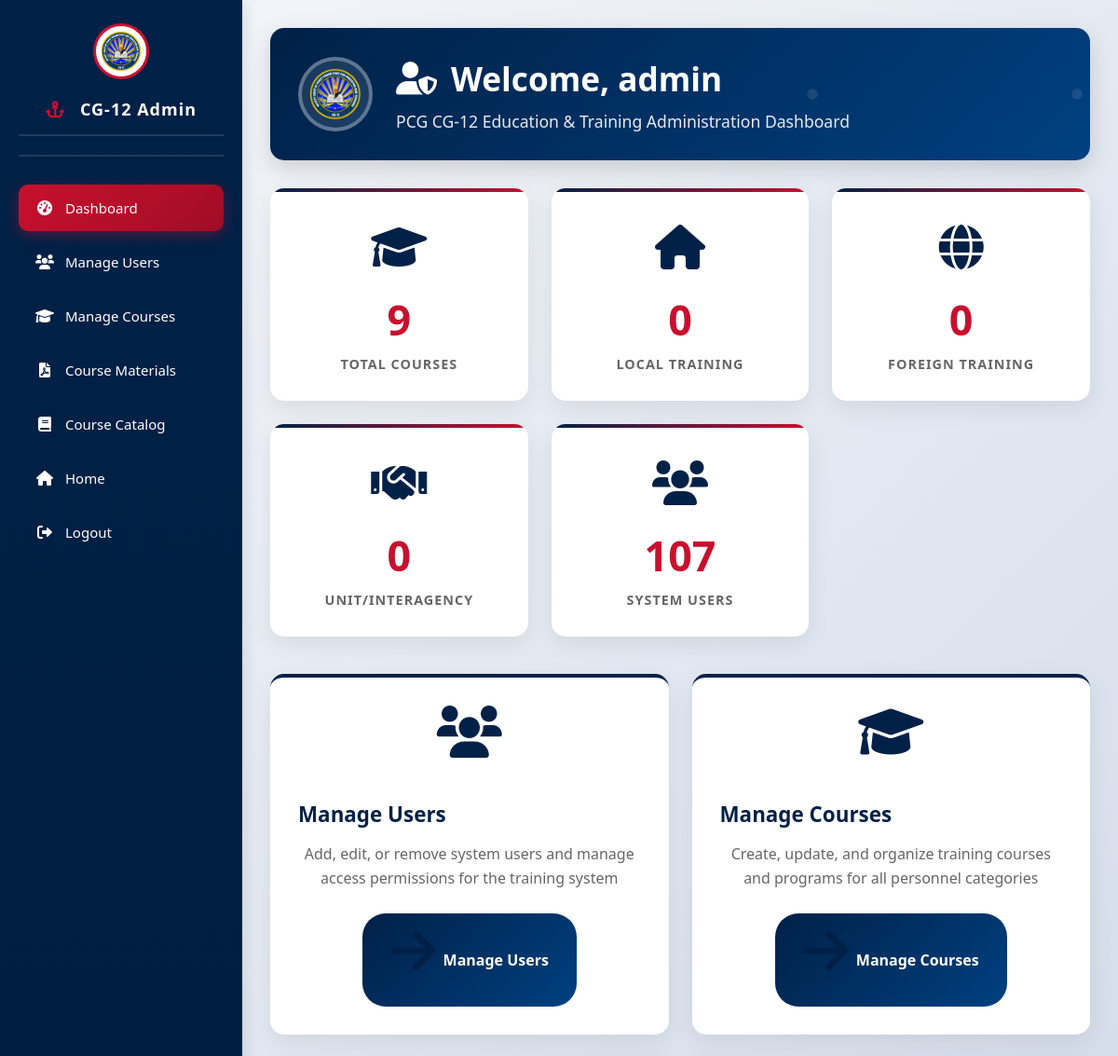
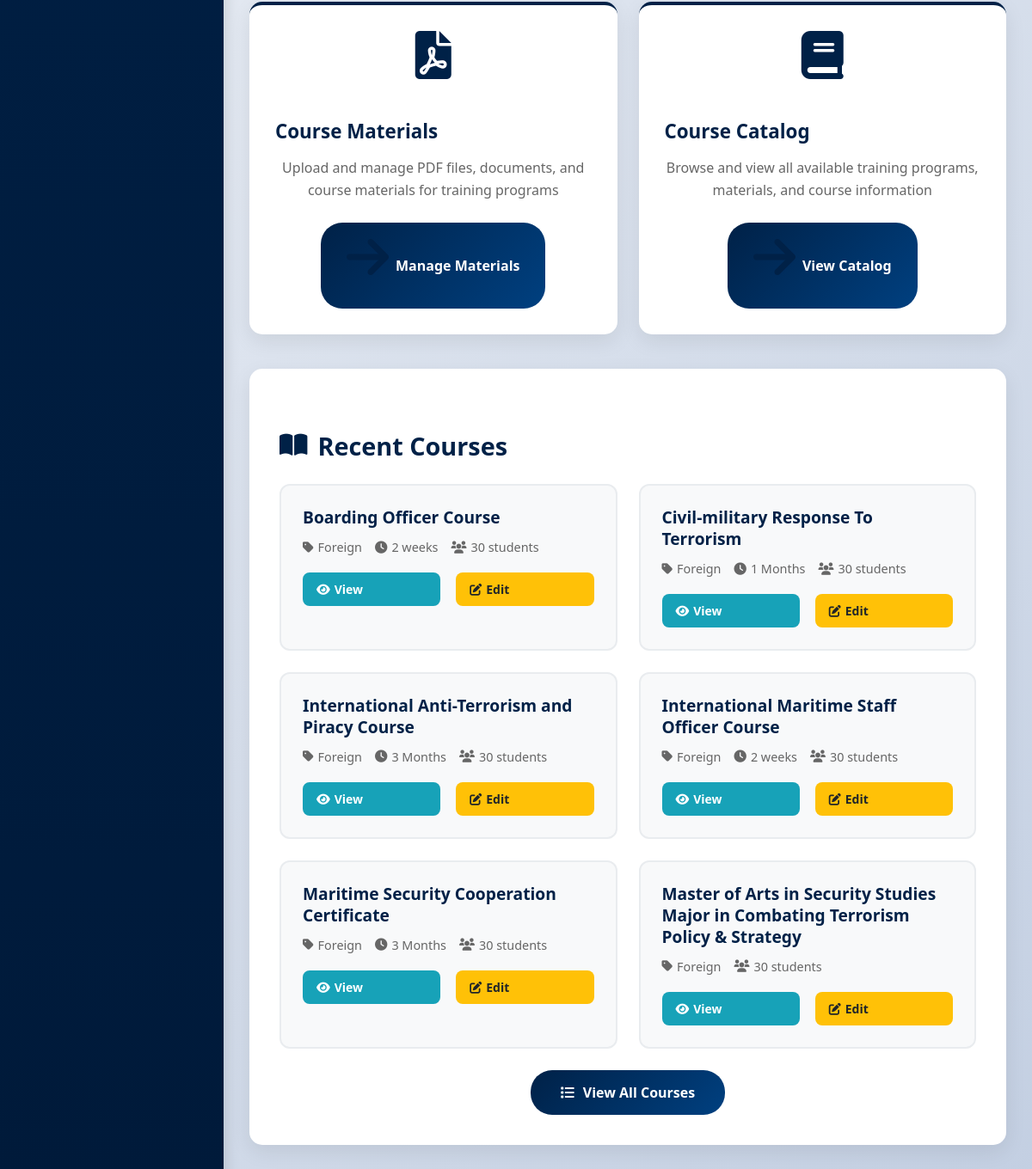
Screenshot of /admin-dashboard-with-logo.php (signed in) with the database file from the repository (2 pictures, top to bottom).
### tables this page shows
CREATE TABLE `courses` (
  `id` int(11) NOT NULL,
  `course_name` varchar(255) NOT NULL,
  `course_code` varchar(50) DEFAULT NULL,
  `training_type` enum('Local','Foreign','Unit') NOT NULL DEFAULT 'Local',
  `category` varchar(100) DEFAULT NULL,
  `subcategory` varchar(100) DEFAULT NULL,
  `target_audience` enum('Officer','Non-Officer','Both') NOT NULL DEFAULT 'Both',
  `course_level` enum('Basic','Intermediate','Advanced','Senior') DEFAULT 'Basic',
  `description` text DEFAULT NULL,
  `duration` varchar(100) DEFAULT NULL,
  `capacity` int(11) DEFAULT 30,
  `prerequisites` text DEFAULT NULL,
  `learning_objectives` text DEFAULT NULL,
  `course_outline` text DEFAULT NULL,
  `file_attachment` varchar(255) DEFAULT NULL,
  `status` enum('Active','Inactive','Pending') DEFAULT 'Active',
  `completion_status` enum('In Progress','Completed','Cancelled') DEFAULT NULL,
  `start_date` date DEFAULT NULL,
  `end_date` date DEFAULT NULL,
  `pass_date` date DEFAULT NULL,
  `instructor` varchar(255) DEFAULT NULL,
  `created_at` timestamp NOT NULL DEFAULT current_timestamp(),
  `updated_at` timestamp NOT NULL DEFAULT current_timestamp() ON UPDATE current_timestamp()
);

### admin-dashboard-with-logo.php (the view, shortened to what this page needs)
<?php
include 'db.php';
$check_columns = $conn->query("SHOW COLUMNS FROM courses LIKE 'training_type'");
$has_new_structure = $check_columns && $check_columns->num_rows > 0;
if ($has_new_structure) {
    $courses_query = "SELECT * FROM courses WHERE status = 'Active' ORDER BY training_type, course_name LIMIT 6";
} else {
    $courses_query = "SELECT * FROM courses ORDER BY course_name LIMIT 6";
}
$courses_result = $conn->query($courses_query);
if ($has_new_structure) {
    $stats_query = "SELECT
        COUNT(*) as total_courses,
        SUM(CASE WHEN training_type = 'Local Training' THEN 1 ELSE 0 END) as local_courses,
        SUM(CASE WHEN training_type = 'Foreign Training' THEN 1 ELSE 0 END) as foreign_courses,
        SUM(CASE WHEN training_type = 'Unit / Interagency Training' THEN 1 ELSE 0 END) as unit_courses
        FROM courses WHERE status = 'Active'";
} else {
    $stats_query = "SELECT COUNT(*) as total_courses, 0 as local_courses, 0 as foreign_courses, 0 as unit_courses FROM courses";
}
$stats_result = $conn->query($stats_query);
$stats = $stats_result ? $stats_result->fetch_assoc() : ['total_courses' => 0, 'local_courses' => 0, 'foreign_courses' => 0, 'unit_courses' => 0];
$users_check = $conn->query("SHOW TABLES LIKE 'users'");
$has_users_table = $users_check && $users_check->num_rows > 0;
if ($has_users_table) {
    $users_count_result = $conn->query("SELECT COUNT(*) as total FROM users");
    $users_count = $users_count_result ? $users_count_result->fetch_assoc()['total'] : 0;
} else {
    $users_count = 1;
}
?>
<!DOCTYPE html>
<html lang="en">
<head>
  <link rel="stylesheet" href="admin-style-enhanced.css">
  <link rel="stylesheet" href="https://cdnjs.cloudflare.com/ajax/libs/font-awesome/6.0.0/css/all.min.css">
</head>
<body>
  <div class="sidebar">
    <div class="sidebar-header">
      <img src="pcg_logo.png" alt="PCG Logo" class="sidebar-logo" />
      <h2><i class="fas fa-anchor"></i> CG-12 Admin</h2>
    </div>
    <ul>
      <li><a href="admin-dashboard-with-logo.php" class="active"><i class="fas fa-tachometer-alt"></i> Dashboard</a></li>
      <li><a href="manage-users.html"><i class="fas fa-users"></i> Manage Users</a></li>
      <li><a href="manage-courses.php"><i class="fas fa-graduation-cap"></i> Manage Courses</a></li>
      <li><a href="course-materials.php"><i class="fas fa-file-pdf"></i> Course Materials</a></li>
      <li><a href="course-catalog.php"><i class="fas fa-book"></i> Course Catalog</a></li>
      <li><a href="index-improved.html"><i class="fas fa-home"></i> Home</a></li>
      <li><a href="logout.php"><i class="fas fa-sign-out-alt"></i> Logout</a></li>
    </ul>
  </div>
  <div class="main-content">
    <div class="dashboard-header">
      <div class="dashboard-header-content">
        <img src="pcg_logo.png" alt="PCG Logo" class="header-logo" />
        <div class="header-text">
          <h1><i class="fas fa-user-shield"></i> Welcome, <?php echo htmlspecialchars($_SESSION['username']); ?></h1>
          <p>PCG CG-12 Education & Training Administration Dashboard</p>
        </div>
      </div>
    </div>
    <div class="enhanced-stats">
      <div class="enhanced-stat-card">
        <div class="stat-icon"><i class="fas fa-graduation-cap"></i></div>
        <div class="stat-number"><?php echo $stats['total_courses']; ?></div>
        <div class="stat-label">Total Courses</div>
      </div>
      <div class="enhanced-stat-card">
        <div class="stat-icon"><i class="fas fa-home"></i></div>
        <div class="stat-number"><?php echo $stats['local_courses']; ?></div>
        <div class="stat-label">Local Training</div>
      </div>
      <div class="enhanced-stat-card">
        <div class="stat-icon"><i class="fas fa-globe"></i></div>
        <div class="stat-number"><?php echo $stats['foreign_courses']; ?></div>
        <div class="stat-label">Foreign Training</div>
      </div>
      <div class="enhanced-stat-card">
        <div class="stat-icon"><i class="fas fa-handshake"></i></div>
        <div class="stat-number"><?php echo $stats['unit_courses']; ?></div>
        <div class="stat-label">Unit/Interagency</div>
      </div>
      <div class="enhanced-stat-card">
        <div class="stat-icon"><i class="fas fa-users"></i></div>
        <div class="stat-number"><?php echo $users_count; ?></div>
        <div class="stat-label">System Users</div>
      </div>
    </div>
    <div class="quick-actions">
      <div class="action-card">
        <i class="fas fa-users"></i>
        <h3>Manage Users</h3>
        <p>Add, edit, or remove system users and manage access permissions for the training system</p>
        <a href="manage-users.html" class="action-btn"><i class="fas fa-arrow-right"></i> Manage Users</a>
      </div>
      <div class="action-card">
        <i class="fas fa-graduation-cap"></i>
        <h3>Manage Courses</h3>
        <p>Create, update, and organize training courses and programs for all personnel categories</p>
        <a href="manage-courses.php" class="action-btn"><i class="fas fa-arrow-right"></i> Manage Courses</a>
      </div>
      <div class="action-card">
        <i class="fas fa-file-pdf"></i>
        <h3>Course Materials</h3>
        <p>Upload and manage PDF files, documents, and course materials for training programs</p>
        <a href="course-materials.php" class="action-btn"><i class="fas fa-arrow-right"></i> Manage Materials</a>
      </div>
      <div class="action-card">
        <i class="fas fa-book"></i>
        <h3>Course Catalog</h3>
        <p>Browse and view all available training programs, materials, and course information</p>
        <a href="course-catalog.php" class="action-btn"><i class="fas fa-arrow-right"></i> View Catalog</a>
      </div>
    </div>
    <div class="courses-preview">
      <h2><i class="fas fa-book-open"></i> Recent Courses</h2>
      <?php if ($courses_result && $courses_result->num_rows > 0): ?>
        <div class="course-preview-grid">
          <?php while($course = $courses_result->fetch_assoc()): ?>
            <div class="course-preview-card">
              <div class="course-title"><?php echo htmlspecialchars($course['course_name']); ?></div>
              <div class="course-meta">
                <?php if (isset($course['training_type'])): ?>
                  <span><i class="fas fa-tag"></i> <?php echo htmlspecialchars($course['training_type']); ?></span>
                <?php endif; ?>
                <?php if (isset($course['duration']) && $course['duration']): ?>
                  <span><i class="fas fa-clock"></i> <?php echo htmlspecialchars($course['duration']); ?></span>
                <?php endif; ?>
                <?php if (isset($course['capacity'])): ?>
                  <span><i class="fas fa-users"></i> <?php echo htmlspecialchars($course['capacity']); ?> students</span>
                <?php endif; ?>
              </div>
              <div class="course-actions">
                <button class="btn-small btn-view" onclick="viewCourse(<?php echo $course['id']; ?>)">
                  <i class="fas fa-eye"></i> View
                </button>
                <button class="btn-small btn-edit" onclick="editCourse(<?php echo $course['id']; ?>)">
                  <i class="fas fa-edit"></i> Edit
                </button>
              </div>
            </div>
          <?php endwhile; ?>
        </div>
        <div class="view-all-btn">
          <a href="manage-courses.php"><i class="fas fa-list"></i> View All Courses</a>
        </div>
      <?php endif; ?>
    </div>
  </div>
</body>
</html>

### admin-style-enhanced.css (style rules this page uses)
* { margin: 0; padding: 0; box-sizing: border-box; font-family: "Segoe UI", Tahoma, Geneva, Verdana, sans-serif; }
body { display: flex; min-height: 100vh; background: linear-gradient(135deg, #f5f7fa 0%, #c3cfe2 100%); color: #333; }
.sidebar { width: 260px; background: linear-gradient(180deg, #002147 0%, #001a3a 100%); color: #fff; padding: 25px 20px; position: fixed; height: 100%; z-index: 1000; box-shadow: 4px 0 15px rgba(0,0,0,0.1); }
.sidebar h2 { font-size: 20px; margin-bottom: 35px; text-align: center; border-bottom: 2px solid #ffffff20; padding-bottom: 15px; font-weight: 600; letter-spacing: 1px; }
.sidebar h2 i { margin-right: 10px; color: #c8102e; }
.sidebar ul { list-style: none; }
.sidebar ul li { margin: 8px 0; }
.sidebar ul li a { color: #fff; text-decoration: none; font-size: 15px; display: flex; align-items: center; padding: 15px 18px; border-radius: 10px; transition: all 0.3s ease; font-weight: 500; }
.sidebar ul li a i { margin-right: 12px; width: 20px; text-align: center; font-size: 16px; }
.sidebar ul li a.active { background: linear-gradient(135deg, #c8102e 0%, #a00d26 100%); box-shadow: 0 4px 15px rgba(200, 16, 46, 0.4); }
.main-content { margin-left: 260px; padding: 30px; flex: 1; width: calc(100% - 260px); min-height: 100vh; background: transparent; }
.course-actions { margin-top: 20px; display: flex; gap: 12px; }
.course-actions button { flex: 1; padding: 10px 16px; font-size: 14px; font-weight: 600; border-radius: 8px; transition: all 0.3s ease; }
h2 { margin: 35px 0 20px; font-size: 1.6em; color: #002147; text-align: left; font-weight: 600; }
h3 { margin: 25px 0 15px; font-size: 1.3em; color: #002147; text-align: left; font-weight: 600; }
button { padding: 10px 16px; background: linear-gradient(135deg, #002147 0%, #004080 100%); color: white; border: none; border-radius: 8px; margin-right: 8px; cursor: pointer; transition: all 0.3s ease; font-size: 13px; font-weight: 600; }
button:last-child { margin-right: 0; }

### rows the page displays
courses: course_name "Boarding Officer Course", training_type "Foreign", duration "2 weeks", capacity "30"
courses: course_name "Civil-military Response To Terrorism", training_type "Foreign", duration "1 Months", capacity "30"
courses: course_name "International Anti-Terrorism and Piracy Course", training_type "Foreign", duration "3 Months", capacity "30"
courses: course_name "International Maritime Staff Officer Course", training_type "Foreign", duration "2 weeks", capacity "30"
courses: course_name "Maritime Security Cooperation Certificate", training_type "Foreign", duration "3 Months", capacity "30"
courses: course_name "Master of Arts in Security Studies Major in Combating Terrorism Policy & Strategy", training_type "Foreign", capacity "30"

### other values shown
$_SESSION['username'] "admin"
$stats['total_courses'] "9"
$stats['local_courses'] "0"
$stats['foreign_courses'] "0"
$stats['unit_courses'] "0"
$users_count "107"
